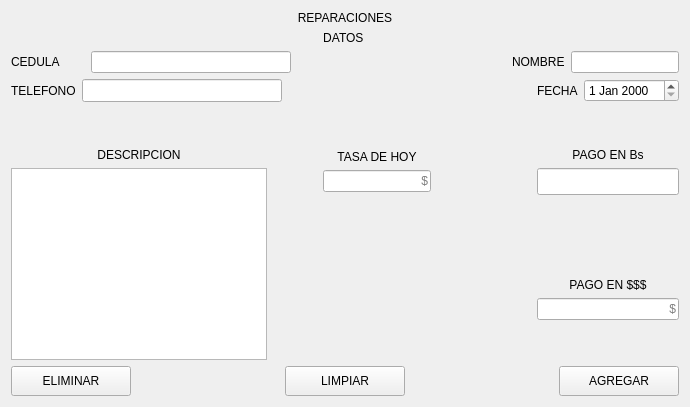
               <widget class="QWidget" name="page_reparaciones">
                <layout class="QVBoxLayout" name="verticalLayout_20">
                 <item>
                  <widget class="QLabel" name="label_5">
                   <property name="text">
                    <string>REPARACIONES</string>
                   </property>
                   <property name="alignment">
                    <set>Qt::AlignCenter</set>
                   </property>
                  </widget>
                 </item>
                 <item>
                  <layout class="QVBoxLayout" name="verticalLayout_18">
                   <item>
                    <widget class="QLabel" name="label_25">
                     <property name="text">
                      <string>DATOS </string>
                     </property>
                     <property name="alignment">
                      <set>Qt::AlignCenter</set>
                     </property>
                    </widget>
                   </item>
                   <item>
                    <layout class="QVBoxLayout" name="verticalLayout_17">
                     <item>
                      <layout class="QHBoxLayout" name="horizontalLayout_17">
                       <item>
                        <layout class="QHBoxLayout" name="horizontalLayout_6">
                         <item>
                          <widget class="QLabel" name="label_14">
                           <property name="text">
                            <string>CEDULA</string>
                           </property>
                          </widget>
                         </item>
                         <item>
                          <spacer name="horizontalSpacer_20">
                           <property name="orientation">
                            <enum>Qt::Horizontal</enum>
                           </property>
                           <property name="sizeType">
                            <enum>QSizePolicy::Fixed</enum>
                           </property>
                           <property name="sizeHint" stdset="0">
                            <size>
                             <width>25</width>
                             <height>20</height>
                            </size>
                           </property>
                          </spacer>
                         </item>
                         <item>
                          <widget class="QLineEdit" name="ci_rep_line">
                           <property name="minimumSize">
                            <size>
                             <width>200</width>
                             <height>0</height>
                            </size>
                           </property>
                           <property name="maximumSize">
                            <size>
                             <width>200</width>
                             <height>16777215</height>
                            </size>
                           </property>
                          </widget>
                         </item>
                        </layout>
                       </item>
                       <item>
                        <spacer name="horizontalSpacer_30">
                         <property name="orientation">
                          <enum>Qt::Horizontal</enum>
                         </property>
                         <property name="sizeHint" stdset="0">
                          <size>
                           <width>40</width>
                           <height>20</height>
                          </size>
                         </property>
                        </spacer>
                       </item>
                       <item>
                        <spacer name="horizontalSpacer_6">
                         <property name="orientation">
                          <enum>Qt::Horizontal</enum>
                         </property>
                         <property name="sizeHint" stdset="0">
                          <size>
                           <width>40</width>
                           <height>20</height>
                          </size>
                         </property>
                        </spacer>
                       </item>
                       <item>
                        <layout class="QHBoxLayout" name="horizontalLayout_10">
                         <item>
                          <widget class="QLabel" name="label_24">
                           <property name="text">
                            <string>NOMBRE</string>
                           </property>
                          </widget>
                         </item>
                         <item>
                          <widget class="QLineEdit" name="name_rep_line"/>
                         </item>
                        </layout>
                       </item>
                      </layout>
                     </item>
                     <item>
                      <layout class="QHBoxLayout" name="horizontalLayout_18">
                       <item>
                        <layout class="QHBoxLayout" name="horizontalLayout_11">
                         <item>
                          <widget class="QLabel" name="label_23">
                           <property name="text">
                            <string>TELEFONO</string>
                           </property>
                          </widget>
                         </item>
                         <item>
                          <widget class="QLineEdit" name="tel_line">
                           <property name="minimumSize">
                            <size>
                             <width>200</width>
                             <height>0</height>
                            </size>
                           </property>
                           <property name="maximumSize">
                            <size>
                             <width>200</width>
                             <height>23</height>
                            </size>
                           </property>
                           <property name="layoutDirection">
                            <enum>Qt::RightToLeft</enum>
                           </property>
                          </widget>
                         </item>
                        </layout>
                       </item>
                       <item>
                        <spacer name="horizontalSpacer_29">
                         <property name="orientation">
                          <enum>Qt::Horizontal</enum>
                         </property>
                         <property name="sizeHint" stdset="0">
                          <size>
                           <width>40</width>
                           <height>20</height>
                          </size>
                         </property>
                        </spacer>
                       </item>
                       <item>
                        <spacer name="horizontalSpacer_28">
                         <property name="orientation">
                          <enum>Qt::Horizontal</enum>
                         </property>
                         <property name="sizeHint" stdset="0">
                          <size>
                           <width>40</width>
                           <height>20</height>
                          </size>
                         </property>
                        </spacer>
                       </item>
                       <item>
                        <spacer name="horizontalSpacer_18">
                         <property name="orientation">
                          <enum>Qt::Horizontal</enum>
                         </property>
                         <property name="sizeHint" stdset="0">
                          <size>
                           <width>40</width>
                           <height>20</height>
                          </size>
                         </property>
                        </spacer>
                       </item>
                       <item>
                        <layout class="QHBoxLayout" name="horizontalLayout_12">
                         <item>
                          <widget class="QLabel" name="label_15">
                           <property name="text">
                            <string>FECHA</string>
                           </property>
                          </widget>
                         </item>
                         <item>
                          <widget class="QDateEdit" name="dateEdit_2"/>
                         </item>
                        </layout>
                       </item>
                      </layout>
                     </item>
                    </layout>
                   </item>
                  </layout>
                 </item>
                 <item>
                  <layout class="QHBoxLayout" name="horizontalLayout_16">
                   <item>
                    <layout class="QVBoxLayout" name="verticalLayout_6">
                     <item>
                      <spacer name="verticalSpacer_11">
                       <property name="orientation">
                        <enum>Qt::Vertical</enum>
                       </property>
                       <property name="sizeType">
                        <enum>QSizePolicy::Fixed</enum>
                       </property>
                       <property name="sizeHint" stdset="0">
                        <size>
                         <width>20</width>
                         <height>40</height>
                        </size>
                       </property>
                      </spacer>
                     </item>
                     <item>
                      <widget class="QLabel" name="label_16">
                       <property name="text">
                        <string>DESCRIPCION</string>
                       </property>
                       <property name="alignment">
                        <set>Qt::AlignCenter</set>
                       </property>
                      </widget>
                     </item>
                     <item>
                      <widget class="QTextEdit" name="desc_rep_text"/>
                     </item>
                    </layout>
                   </item>
                   <item>
                    <layout class="QHBoxLayout" name="horizontalLayout_15">
                     <item>
                      <layout class="QVBoxLayout" name="verticalLayout_16">
                       <property name="leftMargin">
                        <number>50</number>
                       </property>
                       <item>
                        <layout class="QVBoxLayout" name="verticalLayout_11">
                         <item>
                          <spacer name="verticalSpacer_10">
                           <property name="orientation">
                            <enum>Qt::Vertical</enum>
                           </property>
                           <property name="sizeHint" stdset="0">
                            <size>
                             <width>20</width>
                             <height>40</height>
                            </size>
                           </property>
                          </spacer>
                         </item>
                         <item>
                          <widget class="QLabel" name="label_17">
                           <property name="text">
                            <string>TASA DE HOY</string>
                           </property>
                           <property name="alignment">
                            <set>Qt::AlignCenter</set>
                           </property>
                          </widget>
                         </item>
                         <item>
                          <widget class="QLineEdit" name="tasa_rep_line">
                           <property name="alignment">
                            <set>Qt::AlignRight|Qt::AlignTrailing|Qt::AlignVCenter</set>
                           </property>
                           <property name="placeholderText">
                            <string>$</string>
                           </property>
                          </widget>
                         </item>
                        </layout>
                       </item>
                       <item>
                        <spacer name="verticalSpacer_4">
                         <property name="orientation">
                          <enum>Qt::Vertical</enum>
                         </property>
                         <property name="sizeHint" stdset="0">
                          <size>
                           <width>20</width>
                           <height>40</height>
                          </size>
                         </property>
                        </spacer>
                       </item>
                       <item>
                        <spacer name="verticalSpacer_5">
                         <property name="orientation">
                          <enum>Qt::Vertical</enum>
                         </property>
                         <property name="sizeHint" stdset="0">
                          <size>
                           <width>20</width>
                           <height>40</height>
                          </size>
                         </property>
                        </spacer>
                       </item>
                       <item>
                        <layout class="QVBoxLayout" name="verticalLayout_15"/>
                       </item>
                      </layout>
                     </item>
                     <item>
                      <layout class="QVBoxLayout" name="verticalLayout_19">
                       <property name="leftMargin">
                        <number>100</number>
                       </property>
                       <item>
                        <layout class="QVBoxLayout" name="verticalLayout_12">
                         <item>
                          <spacer name="verticalSpacer_9">
                           <property name="orientation">
                            <enum>Qt::Vertical</enum>
                           </property>
                           <property name="sizeHint" stdset="0">
                            <size>
                             <width>20</width>
                             <height>40</height>
                            </size>
                           </property>
                          </spacer>
                         </item>
                         <item>
                          <layout class="QHBoxLayout" name="horizontalLayout_14" stretch="1">
                           <item>
                            <widget class="QLabel" name="label_21">
                             <property name="text">
                              <string>PAGO EN Bs</string>
                             </property>
                             <property name="alignment">
                              <set>Qt::AlignCenter</set>
                             </property>
                            </widget>
                           </item>
                          </layout>
                         </item>
                         <item>
                          <widget class="QLineEdit" name="pago_line">
                           <property name="font">
                            <font>
                             <family>Times New Roman</family>
                             <pointsize>12</pointsize>
                             <weight>9</weight>
                             <italic>false</italic>
                             <bold>false</bold>
                            </font>
                           </property>
                           <property name="alignment">
                            <set>Qt::AlignRight|Qt::AlignTrailing|Qt::AlignVCenter</set>
                           </property>
                          </widget>
                         </item>
                        </layout>
                       </item>
                       <item>
                        <spacer name="verticalSpacer_8">
                         <property name="orientation">
                          <enum>Qt::Vertical</enum>
                         </property>
                         <property name="sizeHint" stdset="0">
                          <size>
                           <width>20</width>
                           <height>40</height>
                          </size>
                         </property>
                        </spacer>
                       </item>
                       <item>
                        <layout class="QVBoxLayout" name="verticalLayout_14">
                         <item>
                          <widget class="QLabel" name="label_22">
                           <property name="text">
                            <string>PAGO EN $$$</string>
                           </property>
                           <property name="alignment">
                            <set>Qt::AlignCenter</set>
                           </property>
                          </widget>
                         </item>
                         <item>
                          <widget class="QLineEdit" name="dolar_rep_line">
                           <property name="alignment">
                            <set>Qt::AlignRight|Qt::AlignTrailing|Qt::AlignVCenter</set>
                           </property>
                           <property name="placeholderText">
                            <string>$</string>
                           </property>
                          </widget>
                         </item>
                         <item>
                          <spacer name="verticalSpacer_7">
                           <property name="orientation">
                            <enum>Qt::Vertical</enum>
                           </property>
                           <property name="sizeHint" stdset="0">
                            <size>
                             <width>20</width>
                             <height>40</height>
                            </size>
                           </property>
                          </spacer>
                         </item>
                        </layout>
                       </item>
                      </layout>
                     </item>
                    </layout>
                   </item>
                  </layout>
                 </item>
                 <item>
                  <layout class="QHBoxLayout" name="horizontalLayout_4">
                   <item>
                    <widget class="QPushButton" name="pushButton_4">
                     <property name="minimumSize">
                      <size>
                       <width>120</width>
                       <height>30</height>
                      </size>
                     </property>
                     <property name="styleSheet">
                      <string notr="true">QPushButton:hover{
background-color: rgb(255, 27, 6);
color: rgb(0, 0, 0);
font: 77 10pt &quot;Arial Black&quot;;
}
</string>
                     </property>
                     <property name="text">
                      <string>ELIMINAR</string>
                     </property>
                    </widget>
                   </item>
                   <item>
                    <spacer name="horizontalSpacer_7">
                     <property name="orientation">
                      <enum>Qt::Horizontal</enum>
                     </property>
                     <property name="sizeHint" stdset="0">
                      <size>
                       <width>40</width>
                       <height>20</height>
                      </size>
                     </property>
                    </spacer>
                   </item>
                   <item>
                    <widget class="QPushButton" name="pushButton">
                     <property name="minimumSize">
                      <size>
                       <width>120</width>
                       <height>30</height>
                      </size>
                     </property>
                     <property name="styleSheet">
                      <string notr="true">QPushButton:hover{
background-color: rgb(255, 85, 0);
color: rgb(0, 0, 0);
font: 77 10pt &quot;Arial Black&quot;;
}
</string>
                     </property>
                     <property name="text">
                      <string>LIMPIAR</string>
                     </property>
                    </widget>
                   </item>
                   <item>
                    <spacer name="horizontalSpacer_12">
                     <property name="orientation">
                      <enum>Qt::Horizontal</enum>
                     </property>
                     <property name="sizeHint" stdset="0">
                      <size>
                       <width>40</width>
                       <height>20</height>
                      </size>
                     </property>
                    </spacer>
                   </item>
                   <item>
                    <widget class="QPushButton" name="pushButton_5">
                     <property name="minimumSize">
                      <size>
                       <width>120</width>
                       <height>30</height>
                      </size>
                     </property>
                     <property name="text">
                      <string>AGREGAR</string>
                     </property>
                    </widget>
                   </item>
                  </layout>
                 </item>
                </layout>
               </widget>
